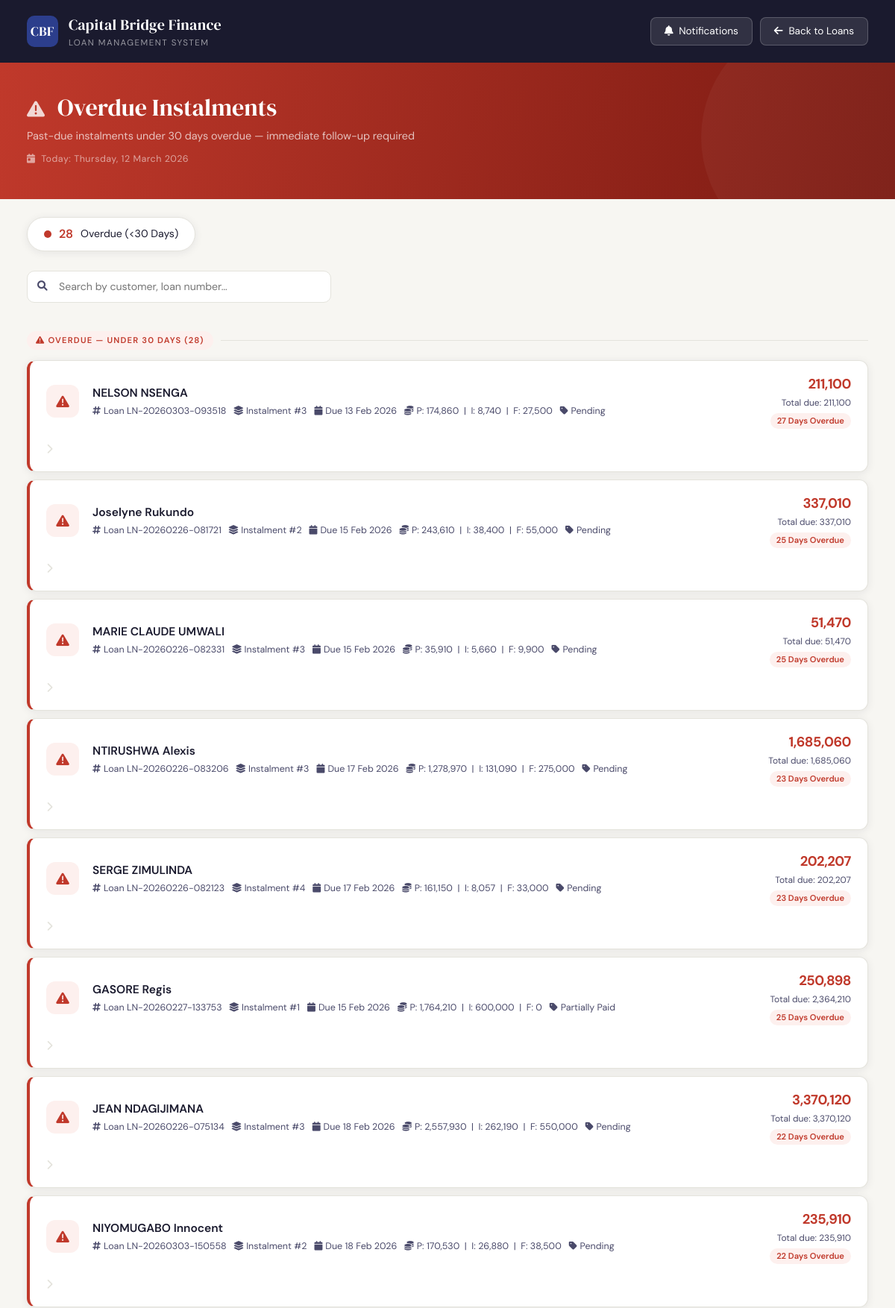
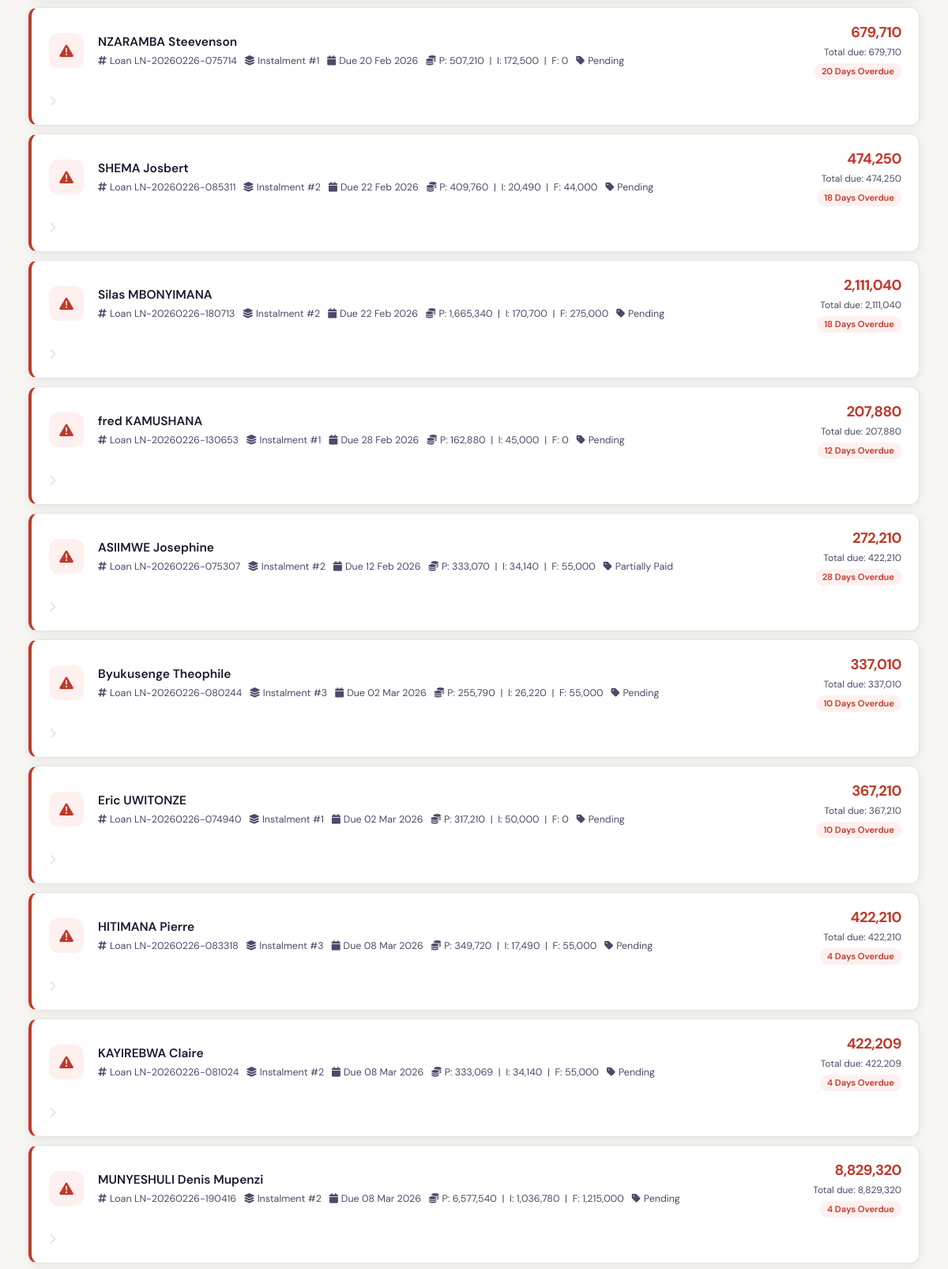
Page /app.cbfinance.rw/modules/overdue.php (upper part) on the committed database (2 pictures, top to bottom).
### tables this page shows
CREATE TABLE `loan_instalments` (
  `instalment_id` int(11) NOT NULL,
  `loan_id` int(11) NOT NULL,
  `loan_number` varchar(50) NOT NULL,
  `instalment_number` int(11) NOT NULL,
  `due_date` date NOT NULL,
  `payment_date` date DEFAULT NULL,
  `opening_balance` decimal(15,2) NOT NULL DEFAULT '0.00' COMMENT 'Principal balance at start of period',
  `closing_balance` decimal(15,2) NOT NULL DEFAULT '0.00' COMMENT 'Principal balance at end of period',
  `principal_amount` decimal(15,2) NOT NULL DEFAULT '0.00' COMMENT 'Principal portion of payment',
  `interest_amount` decimal(15,2) NOT NULL DEFAULT '0.00' COMMENT 'Interest portion of payment',
  `management_fee` decimal(15,2) NOT NULL DEFAULT '0.00' COMMENT 'Management fee for this instalment',
  `total_payment` decimal(15,2) NOT NULL DEFAULT '0.00' COMMENT 'Total payment required (principal + interest + mgmt fee)',
  `paid_amount` decimal(15,2) NOT NULL DEFAULT '0.00' COMMENT 'Amount actually paid',
  `principal_paid` decimal(15,2) NOT NULL DEFAULT '0.00',
  `interest_paid` decimal(15,2) NOT NULL DEFAULT '0.00',
  `management_fee_paid` decimal(15,2) NOT NULL DEFAULT '0.00',
  `balance_remaining` decimal(15,2) NOT NULL DEFAULT '0.00' COMMENT 'Unpaid portion of this instalment',
  `days_overdue` int(11) NOT NULL DEFAULT '0',
  `penalty_amount` decimal(15,2) NOT NULL DEFAULT '0.00',
  `penalty_paid` decimal(15,2) NOT NULL DEFAULT '0.00',
  `status` enum('Pending','Partially Paid','Fully Paid','Overdue') NOT NULL DEFAULT 'Pending',
  `created_by` int(11) NOT NULL,
  `created_at` timestamp NOT NULL DEFAULT CURRENT_TIMESTAMP,
  `updated_at` timestamp NOT NULL DEFAULT CURRENT_TIMESTAMP ON UPDATE CURRENT_TIMESTAMP,
  `overdue_ledger_recorded` tinyint(1) DEFAULT '0',
  `ninety_day_recorded` tinyint(1) DEFAULT '0',
  `monitoring_fee_net` decimal(15,2) DEFAULT '0.00',
  `monitoring_fee_vat` decimal(15,2) DEFAULT '0.00',
  `monitoring_fee_total` decimal(15,2) DEFAULT '0.00',
  `provision_calculated` tinyint(1) DEFAULT '0',
  `provision_amount` decimal(15,2) DEFAULT '0.00',
  `provision_date` date DEFAULT NULL,
  `suspension_recorded` tinyint(1) DEFAULT '0'
);

CREATE TABLE `customers` (
  `customer_id` int(11) NOT NULL,
  `customer_code` varchar(50) NOT NULL,
  `customer_name` varchar(255) NOT NULL,
  `birth_place` text,
  `id_number` varchar(50) NOT NULL,
  `account_number` varchar(50) DEFAULT NULL,
  `occupation` varchar(100) DEFAULT NULL,
  `gender` enum('Male','Female','Other') DEFAULT 'Male',
  `date_of_birth` date DEFAULT NULL,
  `phone` varchar(20) NOT NULL,
  `email` varchar(120) DEFAULT NULL,
  `organization` varchar(150) DEFAULT 'Capital Bridge Finance',
  `father_name` varchar(150) DEFAULT NULL,
  `mother_name` varchar(150) DEFAULT NULL,
  `marriage_type` enum('Single','Married','Divorced') DEFAULT 'Single',
  `spouse` varchar(150) DEFAULT NULL,
  `spouse_id` varchar(50) DEFAULT NULL,
  `spouse_occupation` varchar(100) DEFAULT NULL,
  `spouse_phone` varchar(20) DEFAULT NULL,
  `address` text,
  `location` text,
  `project` varchar(150) DEFAULT NULL,
  `project_location` varchar(150) DEFAULT NULL,
  `caution_location` varchar(150) DEFAULT NULL,
  `loan_type` varchar(50) DEFAULT NULL,
  `created_by` varchar(100) DEFAULT 'admin',
  `created_at` datetime DEFAULT CURRENT_TIMESTAMP,
  `updated_at` datetime DEFAULT CURRENT_TIMESTAMP ON UPDATE CURRENT_TIMESTAMP,
  `is_active` tinyint(1) DEFAULT '1',
  `status` varchar(50) DEFAULT 'Approved',
  `doc_id` varchar(255) DEFAULT NULL COMMENT 'National ID Path',
  `doc_contract` varchar(255) DEFAULT NULL COMMENT 'Work Contract Path',
  `doc_statement` varchar(255) DEFAULT NULL COMMENT 'Bank Statement Path',
  `doc_payslip` varchar(255) DEFAULT NULL COMMENT 'Payslip Path',
  `doc_marital` varchar(255) DEFAULT NULL COMMENT 'Marital Status Cert Path',
  `doc_rdb` varchar(255) DEFAULT NULL COMMENT 'RDB Certificate Path',
  `has_guarantor` enum('Yes','No') DEFAULT 'No',
  `guarantor_name` varchar(150) DEFAULT NULL,
  `guarantor_id` varchar(50) DEFAULT NULL,
  `guarantor_phone` varchar(20) DEFAULT NULL,
  `guarantor_occupation` varchar(100) DEFAULT NULL,
  `tin_number` varchar(20) DEFAULT NULL,
  `risk_rating` varchar(50) DEFAULT NULL,
  `current_balance` decimal(15,2) DEFAULT '0.00',
  `total_loans` decimal(15,2) DEFAULT '0.00',
  `total_paid` decimal(15,2) DEFAULT '0.00',
  `rejection_reason` text,
  `correction_fields` text,
  `admin_note` text,
  `client_resubmitted` tinyint(1) DEFAULT '0',
  `resubmitted_fields` text,
  `total_disbursed` decimal(15,2) NOT NULL DEFAULT '0.00',
  `total_outstanding` decimal(15,2) NOT NULL DEFAULT '0.00',
  `last_loan_date` date DEFAULT NULL,
  `record_date` datetime NOT NULL DEFAULT CURRENT_TIMESTAMP
);

CREATE TABLE `loan_portfolio` (
  `loan_id` int(11) NOT NULL,
  `customer_id` int(11) NOT NULL,
  `loan_number` varchar(50) NOT NULL,
  `loan_amount` decimal(15,2) NOT NULL DEFAULT '0.00' COMMENT 'Principal amount given to customer',
  `management_fee_rate` decimal(5,2) NOT NULL DEFAULT '5.50' COMMENT 'Management fee percentage (5.5%)',
  `management_fee_amount` decimal(15,2) NOT NULL DEFAULT '0.00' COMMENT 'Management fee (5.5% of loan amount)',
  `total_disbursed` decimal(15,2) NOT NULL DEFAULT '0.00' COMMENT 'Loan amount + Management fee',
  `interest_rate` decimal(5,2) NOT NULL COMMENT 'Monthly interest rate percentage',
  `number_of_instalments` int(11) NOT NULL,
  `disbursement_date` date NOT NULL,
  `maturity_date` date NOT NULL,
  `total_interest` decimal(15,2) NOT NULL DEFAULT '0.00' COMMENT 'Sum of all interest payments',
  `total_management_fees` decimal(15,2) NOT NULL DEFAULT '0.00' COMMENT 'Total management fees across all instalments',
  `total_payment` decimal(15,2) NOT NULL DEFAULT '0.00' COMMENT 'Total to be paid (principal + interest + mgmt fees)',
  `monthly_payment` decimal(15,2) NOT NULL DEFAULT '0.00' COMMENT 'Fixed monthly payment amount (after 1st instalment)',
  `principal_outstanding` decimal(15,2) NOT NULL DEFAULT '0.00' COMMENT 'Remaining principal balance',
  `interest_outstanding` decimal(15,2) NOT NULL DEFAULT '0.00' COMMENT 'Remaining interest to be paid',
  `total_outstanding` decimal(15,2) NOT NULL DEFAULT '0.00' COMMENT 'Total remaining balance',
  `total_paid` decimal(15,2) NOT NULL DEFAULT '0.00',
  `total_principal_paid` decimal(15,2) NOT NULL DEFAULT '0.00',
  `total_interest_paid` decimal(15,2) NOT NULL DEFAULT '0.00',
  `total_management_fees_paid` decimal(15,2) NOT NULL DEFAULT '0.00',
  `accrued_interest` decimal(15,2) NOT NULL DEFAULT '0.00',
  `accrued_days` int(11) NOT NULL DEFAULT '0',
  `accrued_management_fees` decimal(15,2) NOT NULL DEFAULT '0.00',
  `deferred_management_fees` decimal(15,2) NOT NULL DEFAULT '0.00',
  `days_overdue` int(11) NOT NULL DEFAULT '0',
  `penalties` decimal(15,2) NOT NULL DEFAULT '0.00',
  `cash_amount` decimal(15,2) NOT NULL DEFAULT '0.00',
  `bank_amount` decimal(15,2) NOT NULL DEFAULT '0.00',
  `collateral_type` varchar(50) DEFAULT NULL,
  `collateral_description` text,
  `collateral_value` decimal(15,2) DEFAULT '0.00',
  `collateral_net_value` decimal(15,2) DEFAULT '0.00',
  `provisional_rate` decimal(5,2) NOT NULL DEFAULT '1.00',
  `general_provision` decimal(15,2) NOT NULL DEFAULT '0.00',
  `net_book_value` decimal(15,2) NOT NULL DEFAULT '0.00',
  `loan_status` varchar(100) DEFAULT NULL,
  `created_by` int(11) NOT NULL,
  `created_at` timestamp NOT NULL DEFAULT CURRENT_TIMESTAMP,
  `updated_at` timestamp NOT NULL DEFAULT CURRENT_TIMESTAMP ON UPDATE CURRENT_TIMESTAMP,
  `last_provision_date` date DEFAULT NULL,
  `record_date` date DEFAULT NULL,
  `deduct_fee_from_disbursed` decimal(50,6) DEFAULT NULL,
  `is_topup` tinyint(1) NOT NULL DEFAULT '0',
  `topup_type` enum('increasing','decreasing') DEFAULT NULL
);

### app.cbfinance.rw/modules/overdue.php (the view, shortened to what this page needs)
<?php
$overdue       = [];
$today         = new DateTime();
$today->setTime(0, 0, 0);
try {
    $conn = getConnection();
    $query = "
        SELECT
            li.instalment_id,
            li.loan_id,
            li.instalment_number,
            li.due_date,
            li.opening_balance,
            li.closing_balance,
            li.principal_amount,
            li.interest_amount,
            li.management_fee,
            li.total_payment,
            li.paid_amount,
            li.balance_remaining,
            li.status,
            li.days_overdue,
            lp.loan_number,
            lp.loan_status,
            c.customer_name,
            c.customer_code
        FROM loan_instalments li
        LEFT JOIN loan_portfolio lp ON li.loan_id = lp.loan_id
        LEFT JOIN customers c ON lp.customer_id = c.customer_id
        WHERE li.status NOT IN ('Fully Paid')
          AND li.due_date < CURDATE()
          AND li.days_overdue < 30
        ORDER BY li.days_overdue DESC, c.customer_name ASC
    ";
    $stmt = $conn->prepare($query);
    $stmt->execute();
    $result  = $stmt->get_result();
    $rows    = $result->fetch_all(MYSQLI_ASSOC);
    foreach ($rows as $n) {
        $due = new DateTime($n['due_date']);
        $due->setTime(0, 0, 0);
        $diff = $today->diff($due);
        $n['_days_diff'] = -((int)$diff->days);
        $overdue[] = $n;
    }
} catch (Exception $e) {
    $error_message = "Error: " . $e->getMessage();
    error_log("overdue.php error: " . $e->getMessage());
}
$total_count = count($overdue);
?>
<!DOCTYPE html>
<html lang="en">
<head>
    <link href="https://cdn.jsdelivr.net/npm/bootstrap@5.1.3/dist/css/bootstrap.min.css" rel="stylesheet">
    <link rel="stylesheet" href="https://cdnjs.cloudflare.com/ajax/libs/font-awesome/6.0.0/css/all.min.css">
</head>
<body>
<div class="topbar">
    <div class="topbar-brand">
        <div class="logo-mark">CBF</div>
        <div>
            <div class="brand-name">Capital Bridge Finance</div>
            <div class="brand-sub">Loan Management System</div>
        </div>
    </div>
    <div class="topbar-actions">
        <a href="notifications.php" class="btn-nav">
            <i class="fas fa-bell me-1"></i> Notifications
        </a>
        <a href="index.php?page=loans" class="btn-nav">
            <i class="fas fa-arrow-left me-1"></i> Back to Loans
        </a>
    </div>
</div>
<div class="hero-strip">
    <div class="hero-title">
        <i class="fas fa-exclamation-triangle" style="font-size:1.5rem;opacity:.8;margin-right:10px;"></i>
        Overdue Instalments
    </div>
    <p class="hero-sub">Past-due instalments under 30 days overdue — immediate follow-up required</p>
    <p class="hero-date">
        <i class="fas fa-calendar-day me-1"></i>
        Today: <?php echo $today->format('l, d F Y'); ?>
    </p>
</div>
<div class="stat-row">
    <div class="stat-pill pill-danger">
        <div class="pill-dot"></div>
        <span class="pill-count"><?php echo $total_count; ?></span>
        <span>Overdue (&lt;30 Days)</span>
    </div>
</div>
<div class="search-wrap">
    <div class="search-wrap-inner">
        <input type="text" class="search-input" id="searchInput"
               placeholder="Search by customer, loan number…" oninput="filterCards()">
    </div>
</div>
<div class="content-area">
    <?php if (!empty($overdue)): ?>
    <div class="section-label lbl-danger">
        <div class="label-pill">
            <i class="fas fa-exclamation-triangle me-1"></i>Overdue — Under 30 Days (<?php echo count($overdue); ?>)
        </div>
        <div class="label-line"></div>
    </div>
    <?php foreach ($overdue as $n):
        $balance   = number_format(floatval($n['balance_remaining']), 0);
        $total     = number_format(floatval($n['total_payment']), 0);
        $principal = number_format(floatval($n['principal_amount']), 0);
        $interest  = number_format(floatval($n['interest_amount']), 0);
        $fee       = number_format(floatval($n['management_fee']), 0);
        $dueDate   = date('d M Y', strtotime($n['due_date']));
        $status    = htmlspecialchars($n['status']);
        $customer  = htmlspecialchars($n['customer_name'] ?? 'N/A');
        $loanNum   = htmlspecialchars($n['loan_number'] ?? 'N/A');
        $loanId    = intval($n['loan_id']);
        $instNum   = intval($n['instalment_number']);
        $daysOver  = abs($n['_days_diff']);
        $label     = $daysOver === 1 ? '1 Day Overdue' : $daysOver . ' Days Overdue';
    ?>
    <a href="index.php?page=recordpayment&loan_id=<?php echo $loanId; ?>"
       class="notif-card notif-searchable"
       title="Click to process payment — Loan ID: <?php echo $loanId; ?>">
        <div class="notif-icon"><i class="fas fa-exclamation-triangle"></i></div>
        <div class="notif-body">
            <div class="notif-customer"><?php echo $customer; ?></div>
            <div class="notif-meta">
                <span><i class="fas fa-hashtag"></i> Loan <?php echo $loanNum; ?></span>
                <span><i class="fas fa-layer-group"></i> Instalment #<?php echo $instNum; ?></span>
                <span><i class="fas fa-calendar"></i> Due <?php echo $dueDate; ?></span>
                <span title="Principal / Interest / Fee">
                    <i class="fas fa-coins"></i> P: <?php echo $principal; ?> &nbsp;|&nbsp;
                    I: <?php echo $interest; ?> &nbsp;|&nbsp; F: <?php echo $fee; ?>
                </span>
                <span><i class="fas fa-tag"></i> <?php echo $status; ?></span>
            </div>
        </div>
        <div class="notif-amounts">
            <div class="notif-balance"><?php echo $balance; ?></div>
            <div class="notif-total">Total due: <?php echo $total; ?></div>
            <div class="notif-badge"><?php echo $label; ?></div>
        </div>
        <div class="chevron-ico"><i class="fas fa-chevron-right"></i></div>
    </a>
    <?php endforeach; ?>
    <?php endif; ?>
</div>
</body>
</html>

### rows in the picture
loan_instalments: customers.customer_name "NELSON NSENGA", loan.loan_number "LN-20260303-093518", instalment_number "3", due_date "13 Feb 2026", principal_amount "174,860", interest_amount "8,740", management_fee "27,500", status "Pending", balance_remaining "211,100", total_payment "211,100", label "27 Days Overdue"
loan_instalments: customers.customer_name "Joselyne Rukundo", loan.loan_number "LN-20260226-081721", instalment_number "2", due_date "15 Feb 2026", principal_amount "243,610", interest_amount "38,400", management_fee "55,000", status "Pending", balance_remaining "337,010", total_payment "337,010", label "25 Days Overdue"
loan_instalments: customers.customer_name "MARIE CLAUDE UMWALI", loan.loan_number "LN-20260226-082331", instalment_number "3", due_date "15 Feb 2026", principal_amount "35,910", interest_amount "5,660", management_fee "9,900", status "Pending", balance_remaining "51,470", total_payment "51,470", label "25 Days Overdue"
loan_instalments: customers.customer_name "NTIRUSHWA Alexis", loan.loan_number "LN-20260226-083206", instalment_number "3", due_date "17 Feb 2026", principal_amount "1,278,970", interest_amount "131,090", management_fee "275,000", status "Pending", balance_remaining "1,685,060", total_payment "1,685,060", label "23 Days Overdue"
loan_instalments: customers.customer_name "SERGE ZIMULINDA", loan.loan_number "LN-20260226-082123", instalment_number "4", due_date "17 Feb 2026", principal_amount "161,150", interest_amount "8,057", management_fee "33,000", status "Pending", balance_remaining "202,207", total_payment "202,207", label "23 Days Overdue"
loan_instalments: customers.customer_name "GASORE Regis", loan.loan_number "LN-20260227-133753", instalment_number "1", due_date "15 Feb 2026", principal_amount "1,764,210", interest_amount "600,000", management_fee "0", status "Partially Paid", balance_remaining "250,898", total_payment "2,364,210", label "25 Days Overdue"
loan_instalments: customers.customer_name "JEAN NDAGIJIMANA", loan.loan_number "LN-20260226-075134", instalment_number "3", due_date "18 Feb 2026", principal_amount "2,557,930", interest_amount "262,190", management_fee "550,000", status "Pending", balance_remaining "3,370,120", total_payment "3,370,120", label "22 Days Overdue"
loan_instalments: customers.customer_name "NIYOMUGABO Innocent", loan.loan_number "LN-20260303-150558", instalment_number "2", due_date "18 Feb 2026", principal_amount "170,530", interest_amount "26,880", management_fee "38,500", status "Pending", balance_remaining "235,910", total_payment "235,910", label "22 Days Overdue"
loan_instalments: customers.customer_name "NZARAMBA Steevenson", loan.loan_number "LN-20260226-075714", instalment_number "1", due_date "20 Feb 2026", principal_amount "507,210", interest_amount "172,500", management_fee "0", status "Pending", balance_remaining "679,710", total_payment "679,710", label "20 Days Overdue"
loan_instalments: customers.customer_name "SHEMA Josbert", loan.loan_number "LN-20260226-085311", instalment_number "2", due_date "22 Feb 2026", principal_amount "409,760", interest_amount "20,490", management_fee "44,000", status "Pending", balance_remaining "474,250", total_payment "474,250", label "18 Days Overdue"
loan_instalments: customers.customer_name "Silas MBONYIMANA", loan.loan_number "LN-20260226-180713", instalment_number "2", due_date "22 Feb 2026", principal_amount "1,665,340", interest_amount "170,700", management_fee "275,000", status "Pending", balance_remaining "2,111,040", total_payment "2,111,040", label "18 Days Overdue"
loan_instalments: customers.customer_name "fred KAMUSHANA", loan.loan_number "LN-20260226-130653", instalment_number "1", due_date "28 Feb 2026", principal_amount "162,880", interest_amount "45,000", management_fee "0", status "Pending", balance_remaining "207,880", total_payment "207,880", label "12 Days Overdue"
loan_instalments: customers.customer_name "ASIIMWE Josephine", loan.loan_number "LN-20260226-075307", instalment_number "2", due_date "12 Feb 2026", principal_amount "333,070", interest_amount "34,140", management_fee "55,000", status "Partially Paid", balance_remaining "272,210", total_payment "422,210", label "28 Days Overdue"
loan_instalments: customers.customer_name "Byukusenge Theophile", loan.loan_number "LN-20260226-080244", instalment_number "3", due_date "02 Mar 2026", principal_amount "255,790", interest_amount "26,220", management_fee "55,000", status "Pending", balance_remaining "337,010", total_payment "337,010", label "10 Days Overdue"
loan_instalments: customers.customer_name "Eric UWITONZE", loan.loan_number "LN-20260226-074940", instalment_number "1", due_date "02 Mar 2026", principal_amount "317,210", interest_amount "50,000", management_fee "0", status "Pending", balance_remaining "367,210", total_payment "367,210", label "10 Days Overdue"
loan_instalments: customers.customer_name "HITIMANA Pierre", loan.loan_number "LN-20260226-083318", instalment_number "3", due_date "08 Mar 2026", principal_amount "349,720", interest_amount "17,490", management_fee "55,000", status "Pending", balance_remaining "422,210", total_payment "422,210", label "4 Days Overdue"
loan_instalments: customers.customer_name "KAYIREBWA Claire", loan.loan_number "LN-20260226-081024", instalment_number "2", due_date "08 Mar 2026", principal_amount "333,069", interest_amount "34,140", management_fee "55,000", status "Pending", balance_remaining "422,209", total_payment "422,209", label "4 Days Overdue"
loan_instalments: customers.customer_name "MUNYESHULI Denis Mupenzi", loan.loan_number "LN-20260226-190416", instalment_number "2", due_date "08 Mar 2026", principal_amount "6,577,540", interest_amount "1,036,780", management_fee "1,215,000", status "Pending", balance_remaining "8,829,320", total_payment "8,829,320", label "4 Days Overdue"

### other values in the picture
$total_count "28"
count($overdue) "28"
